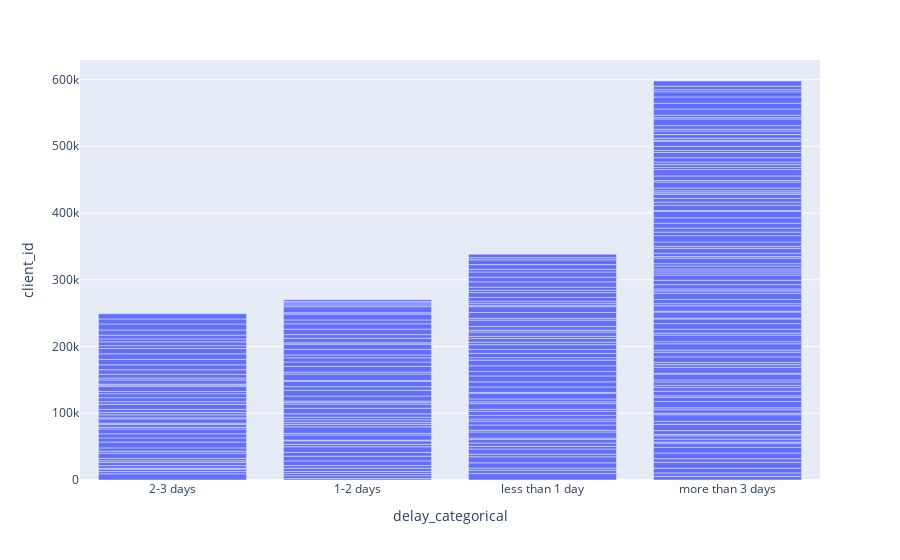

This figure's notebook cell:
### Code cell
fig = go.Figure(px.bar(sorted_df, x='delay_categorical', y='client_id'))

fig.update_layout(barmode='stack', xaxis={'categoryorder':'total ascending'})
fig.show()

### Figure 1 — Plotly figure (JSON) as saved in the notebook; plotly's stock layout.template omitted (floating-point values rounded to 4 significant figures; data arrays with more than 128 entries replaced by an {"elided": "..."} marker saying what was removed)
{"data": [{"alignmentgroup": "True", "hovertemplate": "delay_categorical=%{x}<br>client_id=%{y}<extra></extra>", "legendgroup": "", "marker": {"color": "#636efa", "pattern": {"shape": ""}}, "name": "", "offsetgroup": "", "orientation": "v", "showlegend": false, "textposition": "auto", "type": "bar", "x": {"elided": "264 str values"}, "xaxis": "x", "y": {"elided": "264 int values"}, "yaxis": "y"}], "layout": {"barmode": "stack", "legend": {"tracegroupgap": 0}, "margin": {"t": 60}, "xaxis": {"anchor": "y", "categoryorder": "total ascending", "domain": [0, 1], "title": {"text": "delay_categorical"}}, "yaxis": {"anchor": "x", "domain": [0, 1], "title": {"text": "client_id"}}}}
